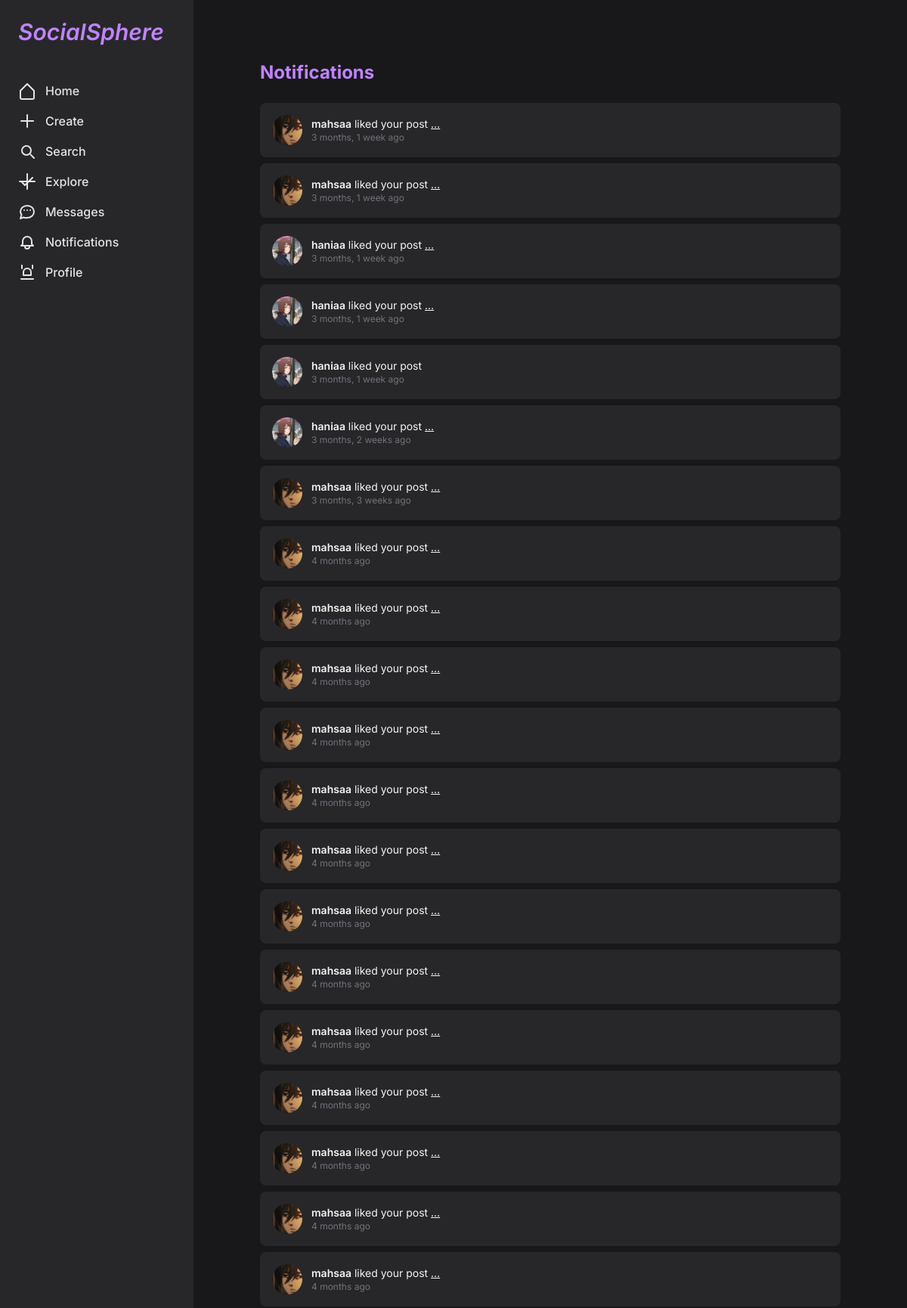
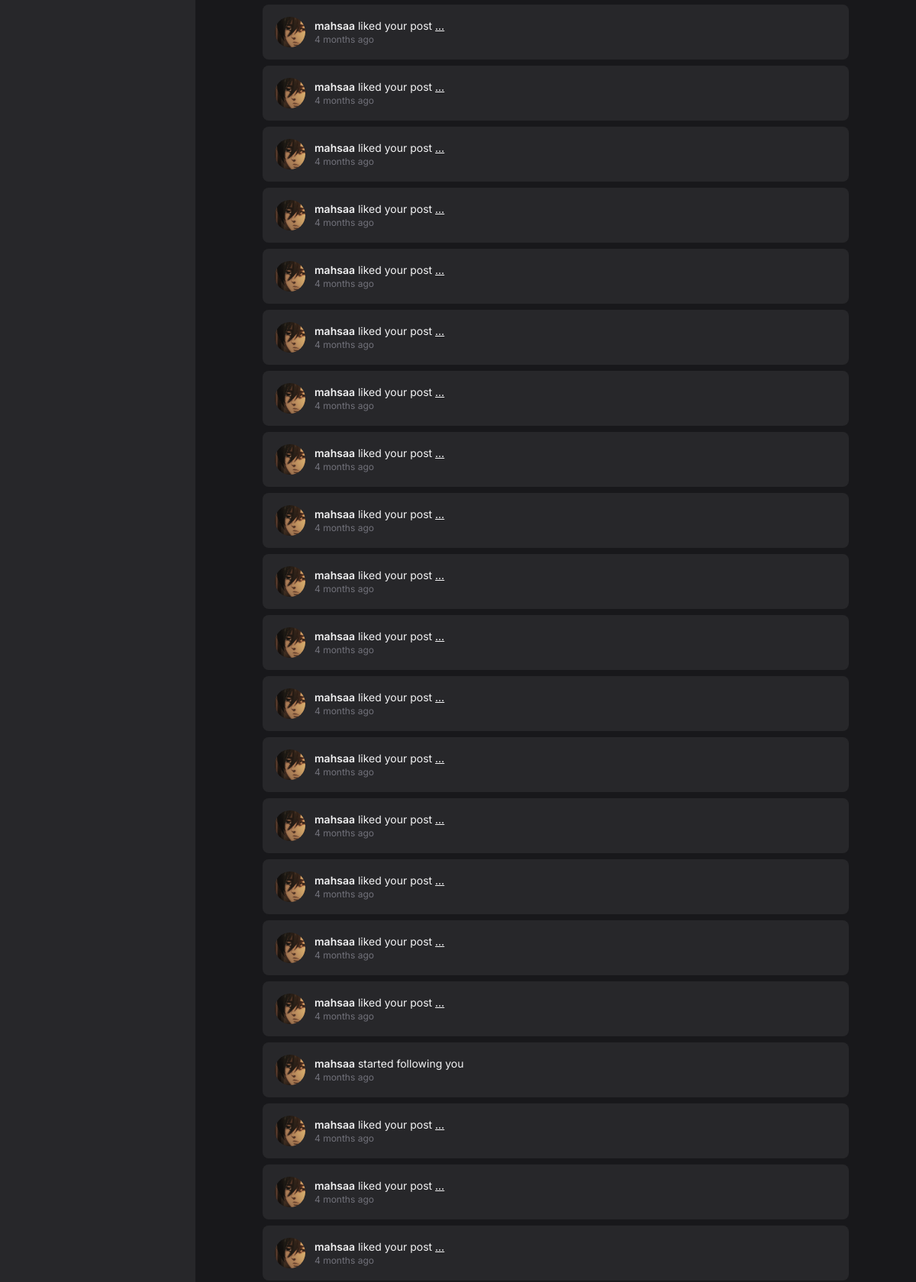
The page /notifications/ (signed in, upper part) on the database its author committed (2 pictures, top to bottom).
### social/models.py (models this page shows, shortened)
class Notification(models.Model):
    user = models.ForeignKey(User, on_delete=models.CASCADE, related_name='notifications')
    actor = models.ForeignKey(User, on_delete=models.CASCADE, related_name='sent_notifications')
    verb = models.CharField(max_length=255)  # "liked your post" "started following you"
    target_ct = models.ForeignKey(ContentType, blank=True, null=True, on_delete=models.CASCADE)
    target_id = models.PositiveIntegerField(blank=True, null=True)
    target = GenericForeignKey('target_ct', 'target_id')
    unread = models.BooleanField(default=True)
    timestamp = models.DateTimeField(auto_now_add=True)
    class Meta:
        ordering = ['-timestamp']

class User(AbstractUser):
    email = models.EmailField(unique=True)
    date_of_birth = models.DateField(blank=True, null=True)
    bio = models.TextField(null=True, blank=True)
    photo = models.ImageField(upload_to="account_images/", blank=True, null=True)
    job = models.CharField(max_length=250, null=True, blank=True)
    following = models.ManyToManyField('self', through='Contact', related_name="followers", symmetrical=False)
    USERNAME_FIELD = 'email'
    REQUIRED_FIELDS = ['username']

### social/views.py (the view)
# urls.py: path('notifications/', views.notifications, name='notifications'),
@login_required
def notifications(request):
    Notification.objects.filter(user=request.user, unread=True).update(unread=False)
    notifs = Notification.objects.filter(user=request.user).order_by('-timestamp')
    return render(request, 'post/notifications.html', {
        'notifications': notifs
    })

### social/context_processors.py (called while the page is built)
def notifications(request):
    if not request.user.is_authenticated:
        return {}
    last_login = request.user.last_login or timezone.now()
    msg_count = Message.objects.filter(
        thread__participants=request.user,
        is_read=False
    ).exclude(sender=request.user).count()
    fol_count = Contact.objects.filter(
        user_to=request.user,
        created__gt=last_login
    ).count()
    com_count = Comment.objects.filter(
        post__author=request.user,
        created__gt=last_login
    ).count()
    return {
        'notif_messages': msg_count,
        'notif_followers': fol_count,
        'notif_comments': com_count,
    }

def notifications_count(request):
    if request.user.is_authenticated:
        count = Notification.objects.filter(user=request.user, unread=True).count()
        return {'notifications_count': count}
    return {'notifications_count': 0}

def unread_messages_count(request):
    if not request.user.is_authenticated:
        return {}
    count = Message.objects.filter(
        thread__participants=request.user,
        is_read=False
    ).exclude(sender=request.user).count()
    return {'unread_messages_count': count}

### social/models.py (called while the page is built)
    def get_absolute_url(self):
        return reverse('social:post_detail', args=[self.id])

### social/templates/post/notifications.html (shortened to what this page needs)
{% extends 'base.html' %}
{% load humanize %}
{% load static humanize %}
{% block content %}
<section class="max-w-3xl mx-auto py-10 space-y-4">
  <h1 class="text-2xl font-bold text-purple-400 mb-6">Notifications</h1>
  <ul class="space-y-2">
    {% for notif in notifications %}
      <li class="flex items-center justify-between bg-zinc-800 p-4 rounded-lg">
        <div class="flex items-center space-x-3">
          <img src="{{ notif.actor.photo.url }}" alt=""
               class="w-10 h-10 rounded-full object-cover"/>
          <div class="text-zinc-100 text-sm">
            <span class="font-semibold">{{ notif.actor.username }}</span>
            {{ notif.verb }}
            {% if notif.target %}
              <a href="{{ notif.target.get_absolute_url }}" class="underline">…</a>
            {% endif %}
            <div class="text-zinc-500 text-xs">{{ notif.timestamp|naturaltime }}</div>
          </div>
        </div>
      </li>
    {% empty %}
      <li class="text-zinc-500 italic">You have no notifications.</li>
    {% endfor %}
  </ul>
</section>
{% endblock %}

### social/templates/base.html (shortened to what this page needs)
<!DOCTYPE html>
{% load static %}
<html lang="en" dir="ltr">
<head>
  <script src="https://cdn.tailwindcss.com"></script>
</head>
<body class="flex flex-col min-h-screen bg-zinc-900 text-zinc-100">
  {% include 'includes/sidebar.html' %}
  <main class="flex-1 ml-64 py-10 px-6 max-w-full">
    {% block content %}{% endblock %}
  </main>
</body>
</html>

### social/templates/includes/sidebar.html (shortened to what this page needs)
<nav class="fixed top-0 left-0 h-full w-64 bg-zinc-800
            flex flex-col items-start py-6 space-y-4 px-6 text-zinc-200 z-20">
  <div class="w-full mb-8 text-3xl italic font-semibold text-purple-400">
    SocialSphere
  </div>
  <a href="{% url 'social:post_list' %}"
     class="inline-flex items-center space-x-3 hover:text-purple-300 transition">
    <svg xmlns="http://www.w3.org/2000/svg" class="h-6 w-6" fill="none"
         viewBox="0 0 24 24" stroke="currentColor">
      <path stroke-linecap="round" stroke-linejoin="round" stroke-width="2"
            d="M3 12l9-9 9 9v9a2 2 0 01-2 2H5a2 2 0 01-2-2z" />
    </svg>
    <span class="font-medium">Home</span>
  </a>
  <a href="{% url 'social:create_post' %}"
     class="inline-flex items-center space-x-3 hover:text-purple-300 transition">
    <svg xmlns="http://www.w3.org/2000/svg" class="h-6 w-6" fill="none"
         viewBox="0 0 24 24" stroke="currentColor">
      <path stroke-linecap="round" stroke-linejoin="round" stroke-width="2"
            d="M12 4v16m8-8H4" />
    </svg>
    <span class="font-medium">Create</span>
  </a>
  <button id="openSearch"
          class="w-full text-left inline-flex items-center space-x-3 hover:text-purple-300 transition">
    <svg xmlns="http://www.w3.org/2000/svg" class="h-6 w-6" fill="none"
         viewBox="0 0 24 24" stroke="currentColor">
      <path stroke-linecap="round" stroke-linejoin="round" stroke-width="2"
            d="M21 21l-4.35-4.35M17 11a6 6 0 11-12 0 6 6 0 0112 0z" />
    </svg>
    <span class="font-medium">Search</span>
  </button>
  <a href="{% url 'social:explore' %}"
     class="inline-flex items-center space-x-3 hover:text-purple-300 transition">
    <svg xmlns="http://www.w3.org/2000/svg" class="h-6 w-6" fill="none"
         viewBox="0 0 24 24" stroke="currentColor">
      <path stroke-linecap="round" stroke-linejoin="round" stroke-width="2"
            d="M5 13l4 4L19 7M12 2v20M2 12h20" />
    </svg>
    <span class="font-medium">Explore</span>
  </a>
  <a href="{% url 'social:inbox' %}"
     class="relative inline-flex items-center space-x-3 hover:text-purple-300 transition">
      <span class="font-medium">Messages</span>
  </a>
  <a href="{% url 'social:notifications' %}"
     class="inline-flex items-center hover:text-purple-300 transition">
    <span class="ml-3 font-medium">Notifications</span>
  </a>
     <a href="{% url 'social:profile' request.user.username %}"
   class="inline-flex items-center space-x-3 hover:text-purple-300 transition">
    <svg xmlns="http://www.w3.org/2000/svg" class="h-6 w-6" fill="none"
         viewBox="0 0 24 24" stroke="currentColor">
      <path stroke-linecap="round" stroke-linejoin="round" stroke-width="2"
            d="M5 3v4M19 3v4M4 21h16M12 7a5 5 0
               015 5v4H7v-4a5 5 0 015-5z" />
    </svg>
    <span class="font-medium">Profile</span>
  </a>
</nav>

### social/templates/base.html (style rules this page uses)
body { font-family: 'Inter', sans-serif; }

### rows shown on the page
Notification: actor.photo (picture), actor.username "mahsaa", verb "liked your post", timestamp "3 months, 1 week ago"
Notification: actor.photo (picture), actor.username "mahsaa", verb "liked your post", timestamp "3 months, 1 week ago"
Notification: actor.photo (picture), actor.username "haniaa", verb "liked your post", timestamp "3 months, 1 week ago"
Notification: actor.photo (picture), actor.username "haniaa", verb "liked your post", timestamp "3 months, 1 week ago"
Notification: actor.photo (picture), actor.username "haniaa", verb "liked your post", timestamp "3 months, 1 week ago"
Notification: actor.photo (picture), actor.username "haniaa", verb "liked your post", timestamp "3 months, 2 weeks ago"
Notification: actor.photo (picture), actor.username "mahsaa", verb "liked your post", timestamp "3 months, 3 weeks ago"
Notification: actor.photo (picture), actor.username "mahsaa", verb "liked your post", timestamp "4 months ago"
Notification: actor.photo (picture), actor.username "mahsaa", verb "liked your post", timestamp "4 months ago"
Notification: actor.photo (picture), actor.username "mahsaa", verb "liked your post", timestamp "4 months ago"
Notification: actor.photo (picture), actor.username "mahsaa", verb "liked your post", timestamp "4 months ago"
Notification: actor.photo (picture), actor.username "mahsaa", verb "liked your post", timestamp "4 months ago"
Notification: actor.photo (picture), actor.username "mahsaa", verb "liked your post", timestamp "4 months ago"
Notification: actor.photo (picture), actor.username "mahsaa", verb "liked your post", timestamp "4 months ago"
Notification: actor.photo (picture), actor.username "mahsaa", verb "liked your post", timestamp "4 months ago"
Notification: actor.photo (picture), actor.username "mahsaa", verb "liked your post", timestamp "4 months ago"
Notification: actor.photo (picture), actor.username "mahsaa", verb "liked your post", timestamp "4 months ago"
Notification: actor.photo (picture), actor.username "mahsaa", verb "liked your post", timestamp "4 months ago"
Notification: actor.photo (picture), actor.username "mahsaa", verb "liked your post", timestamp "4 months ago"
Notification: actor.photo (picture), actor.username "mahsaa", verb "liked your post", timestamp "4 months ago"
Notification: actor.photo (picture), actor.username "mahsaa", verb "liked your post", timestamp "4 months ago"
Notification: actor.photo (picture), actor.username "mahsaa", verb "liked your post", timestamp "4 months ago"
Notification: actor.photo (picture), actor.username "mahsaa", verb "liked your post", timestamp "4 months ago"
Notification: actor.photo (picture), actor.username "mahsaa", verb "liked your post", timestamp "4 months ago"
Notification: actor.photo (picture), actor.username "mahsaa", verb "liked your post", timestamp "4 months ago"
Notification: actor.photo (picture), actor.username "mahsaa", verb "liked your post", timestamp "4 months ago"
Notification: actor.photo (picture), actor.username "mahsaa", verb "liked your post", timestamp "4 months ago"
Notification: actor.photo (picture), actor.username "mahsaa", verb "liked your post", timestamp "4 months ago"
Notification: actor.photo (picture), actor.username "mahsaa", verb "liked your post", timestamp "4 months ago"
Notification: actor.photo (picture), actor.username "mahsaa", verb "liked your post", timestamp "4 months ago"
Notification: actor.photo (picture), actor.username "mahsaa", verb "liked your post", timestamp "4 months ago"
Notification: actor.photo (picture), actor.username "mahsaa", verb "liked your post", timestamp "4 months ago"
Notification: actor.photo (picture), actor.username "mahsaa", verb "liked your post", timestamp "4 months ago"
Notification: actor.photo (picture), actor.username "mahsaa", verb "liked your post", timestamp "4 months ago"
Notification: actor.photo (picture), actor.username "mahsaa", verb "liked your post", timestamp "4 months ago"
Notification: actor.photo (picture), actor.username "mahsaa", verb "liked your post", timestamp "4 months ago"
Notification: actor.photo (picture), actor.username "mahsaa", verb "liked your post", timestamp "4 months ago"
Notification: actor.photo (picture), actor.username "mahsaa", verb "started following you", timestamp "4 months ago"
Notification: actor.photo (picture), actor.username "mahsaa", verb "liked your post", timestamp "4 months ago"
Notification: actor.photo (picture), actor.username "mahsaa", verb "liked your post", timestamp "4 months ago"
Notification: actor.photo (picture), actor.username "mahsaa", verb "liked your post", timestamp "4 months ago"
